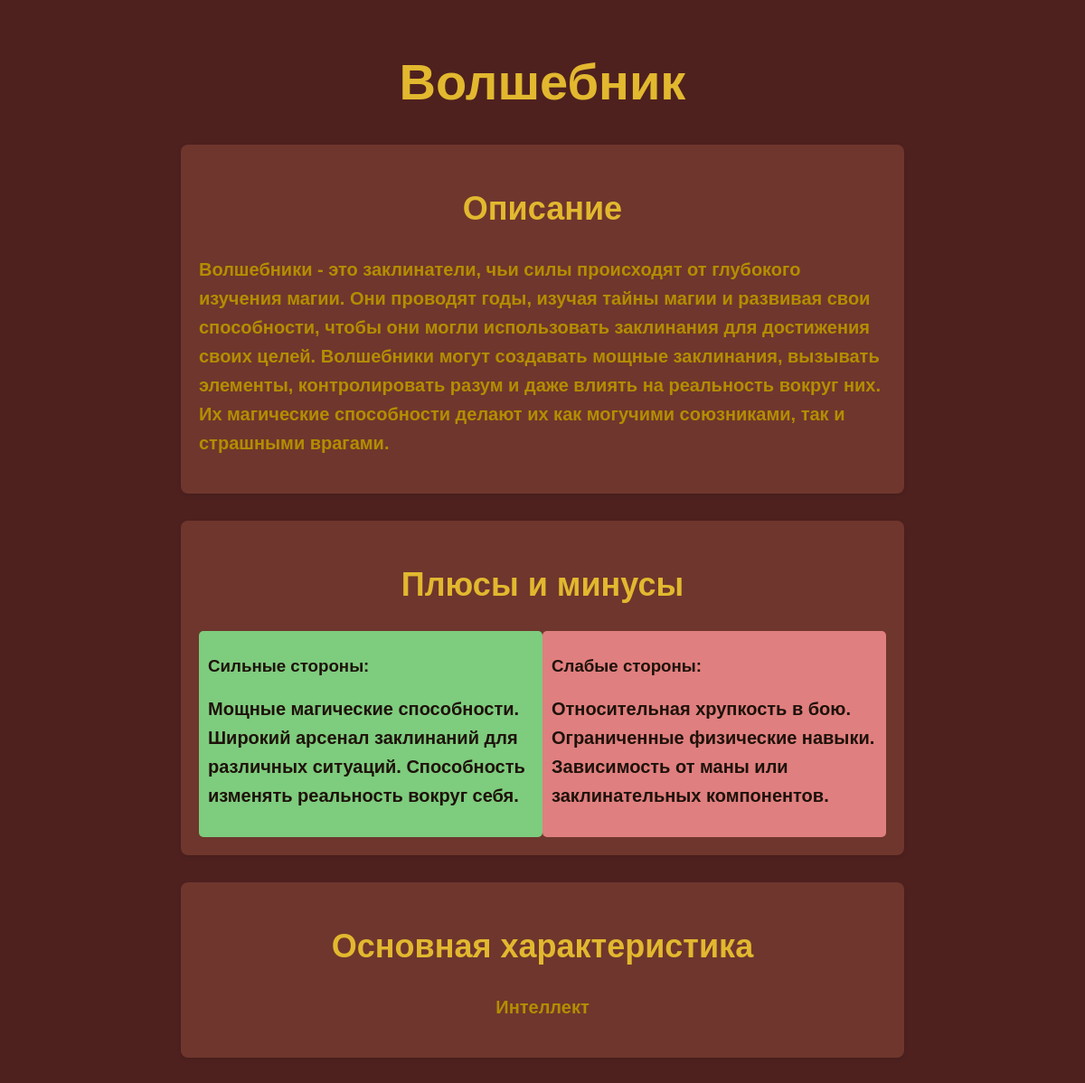
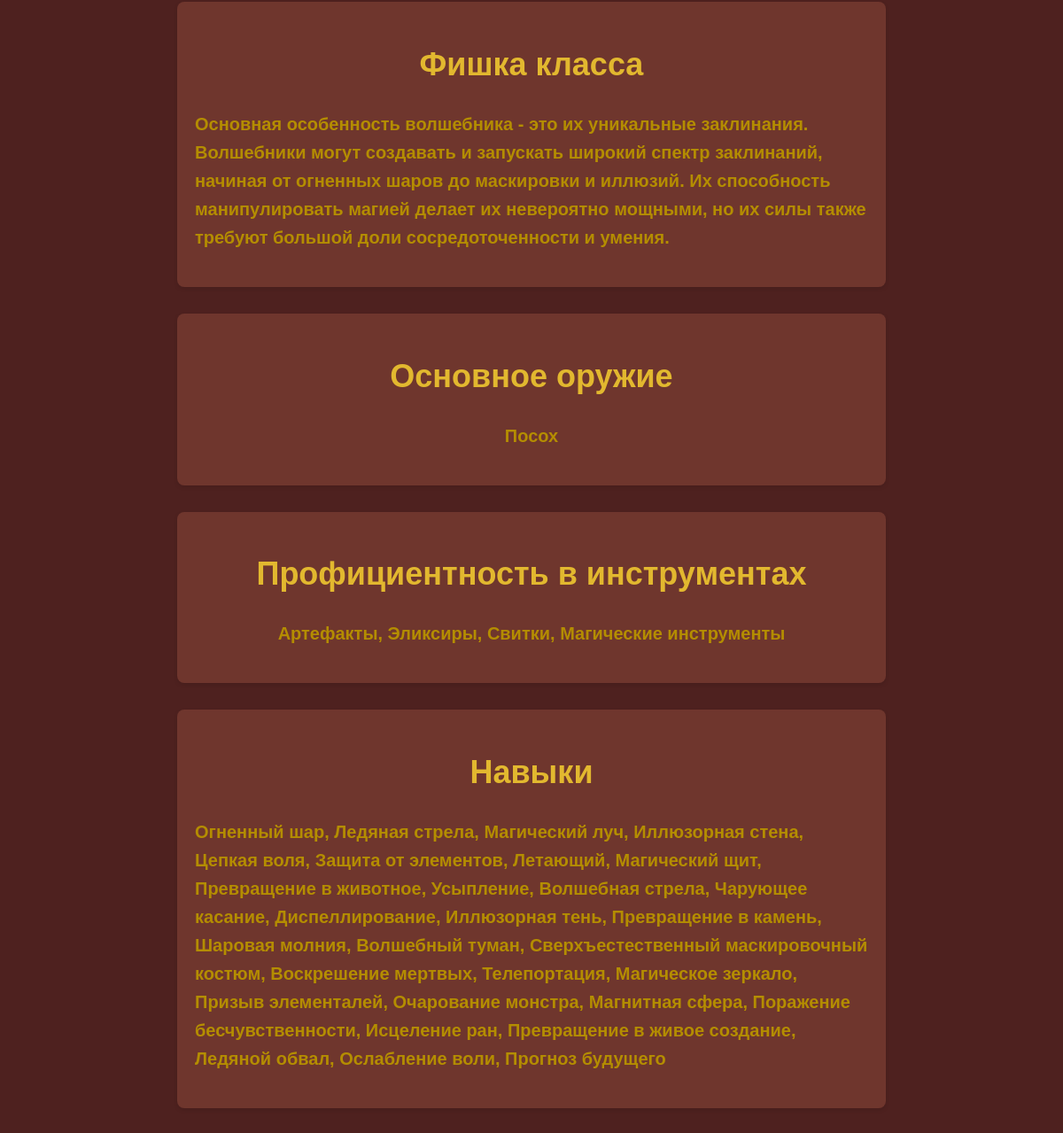
Page /classes/1 on the committed database (2 pictures, top to bottom).
### data/classes.py (models this page shows)
class Classes(SqlAlchemyBase):
    __tablename__ = 'classes'
    id = sqlalchemy.Column(sqlalchemy.Integer,
                           primary_key=True, autoincrement=True)
    name = sqlalchemy.Column(sqlalchemy.String, unique=True)
    description = sqlalchemy.Column(sqlalchemy.String)
    strong_points = sqlalchemy.Column(sqlalchemy.String)
    weak_points = sqlalchemy.Column(sqlalchemy.String)
    primary_stat = sqlalchemy.Column(sqlalchemy.String)
    class_features = sqlalchemy.Column(sqlalchemy.String)
    weapon_proficiencies = sqlalchemy.Column(sqlalchemy.String)
    tool_proficiencies = sqlalchemy.Column(sqlalchemy.String)
    skill_proficiencies = sqlalchemy.Column(sqlalchemy.String)
    hero = orm.relationship('Hero', back_populates='classes')
    races = orm.relationship('Races', back_populates='classes')

### main.py (the view)
@app.route("/classes/<int:classes_id>")
def classes_details(classes_id):
    db_sess = db_session.create_session()
    classes = db_sess.query(Classes).get(classes_id)
    if not classes:
        return render_template('error.html', message="Раса не найдена"), 404
    return render_template('classes_details.html', classes=classes)

### data/db_session.py (called while the page is built)
def create_session() -> Session:
    global __factory
    return __factory()

### templates/classes_details.html (shortened to what this page needs)
<!DOCTYPE html>
<html lang="en">
<head>
</head>
<body>
    <div class="container">
        <h1>{{ classes.name }}</h1>
        <div class="section">
            <h2>Описание</h2>
            <p>{{ classes.description }}</p>
        </div>
        <div class="section">
            <h2>Плюсы и минусы</h2>
            <div style="display: flex;">
                <div style="flex: 1; background-color: #7ecc7e; padding: 10px; border-radius: 5px; color: #1e120a;">
                    <h3>Сильные стороны:</h3>
                    <p class="dark-text">{{ classes.strong_points }}</p>
                </div>
                <div style="flex: 1; background-color: #e07f7f; padding: 10px; border-radius: 5px; color: #1e120a;">
                    <h3>Слабые стороны:</h3>
                    <p class="dark-text">{{ classes.weak_points }}</p>
                </div>
            </div>
        </div>
        <div class="section">
            <h2>Основная характеристика</h2>
            <div>
                <p class="center_p"> {{ classes.primary_stat }}</p>
            </div>
        </div>
        <div class="section">
            <h2>Фишка класса</h2>
            <p>{{ classes.class_features }}</p>
        </div>
        <div class="section">
            <h2>Основное оружие</h2>
            <p class="center_p">{{ classes.weapon_proficiencies }}</p>
        </div>
        <div class="section">
            <h2>Профициентность в инструментах</h2>
            <p class="center_p">{{ classes.tool_proficiencies }}</p>
        </div>
        <div class="section">
            <h2>Навыки</h2>
            <p>{{ classes.skill_proficiencies }}</p>
        </div>
    </div>
</body>
</html>

### templates/classes_details.html (style rules this page uses)
body { font-family: Arial, sans-serif; margin: 0; padding: 0; background-color: #4e211f; color: #1e120a; }
.container { max-width: 800px; margin: 0 auto; padding: 20px; }
h2, h1 { color: #e2b82f; }
h1 { font-size: 56px; text-align: center; }
h2 { font-size: 36px; text-align: center; }
h3 { color: #1e120a; }
p { line-height: 1.6; font-weight: 750; font-size: 20px; color: #b48d00; }
.dark-text { line-height: 1.6; font-weight: 750; font-size: 20px; color: #1e120a; }
.center_p { text-align: center; }
.section { margin-bottom: 30px; padding: 20px; border-radius: 8px; background-color: #6f362d; box-shadow: 0 2px 5px rgba(0, 0, 0, 0.1); }

### rows in the picture
Classes: name "Волшебник", description "Волшебники - это заклинатели, чьи силы происходят от глубокого изучения магии. Они проводят годы, изучая тайны магии и развивая свои способности, чтобы они могли использовать заклинания для достижения своих целей. Волшебники могут создавать мощные заклинания, вызывать элементы, контролировать разум и даже влиять на реальность вокруг них. Их магические способности делают их как могучими союзниками, так и страшными врагами.", strong_points "Мощные магические способности. Широкий арсенал заклинаний для различных ситуаций. Способность изменять реальность вокруг себя.", weak_points "Относительная хрупкость в бою. Ограниченные физические навыки. Зависимость от маны или заклинательных компонентов.", primary_stat "Интеллект", class_features "Основная особенность волшебника - это их уникальные заклинания. Волшебники могут создавать и запускать широкий спектр заклинаний, начиная от огненных шаров до маскировки и иллюзий. Их способность манипулировать магией делает их невероятно мощными, но их силы также требуют большой доли сосредоточенности и умения.", weapon_proficiencies "Посох", tool_proficiencies "Артефакты, Эликсиры, Свитки, Магические инструменты", skill_proficiencies "Огненный шар, Ледяная стрела, Магический луч, Иллюзорная стена, Цепкая воля, Защита от элементов, Летающий, Магический щит, Превращение в животное, Усыпление, Волшебная стрела, Чарующее касание, Диспеллирование, Иллюзорная тень, Превращение в камень, Шаровая молния, Волшебный туман, Сверхъестественный маскировочный костюм, Воскрешение мертвых, Телепортация, Магическое зеркало, Призыв элементалей, Очарование монстра, Магнитная сфера, Поражение бесчувственности, Исцеление ран, Превращение в живое создание, Ледяной обвал, Ослабление воли, Прогноз будущего"
